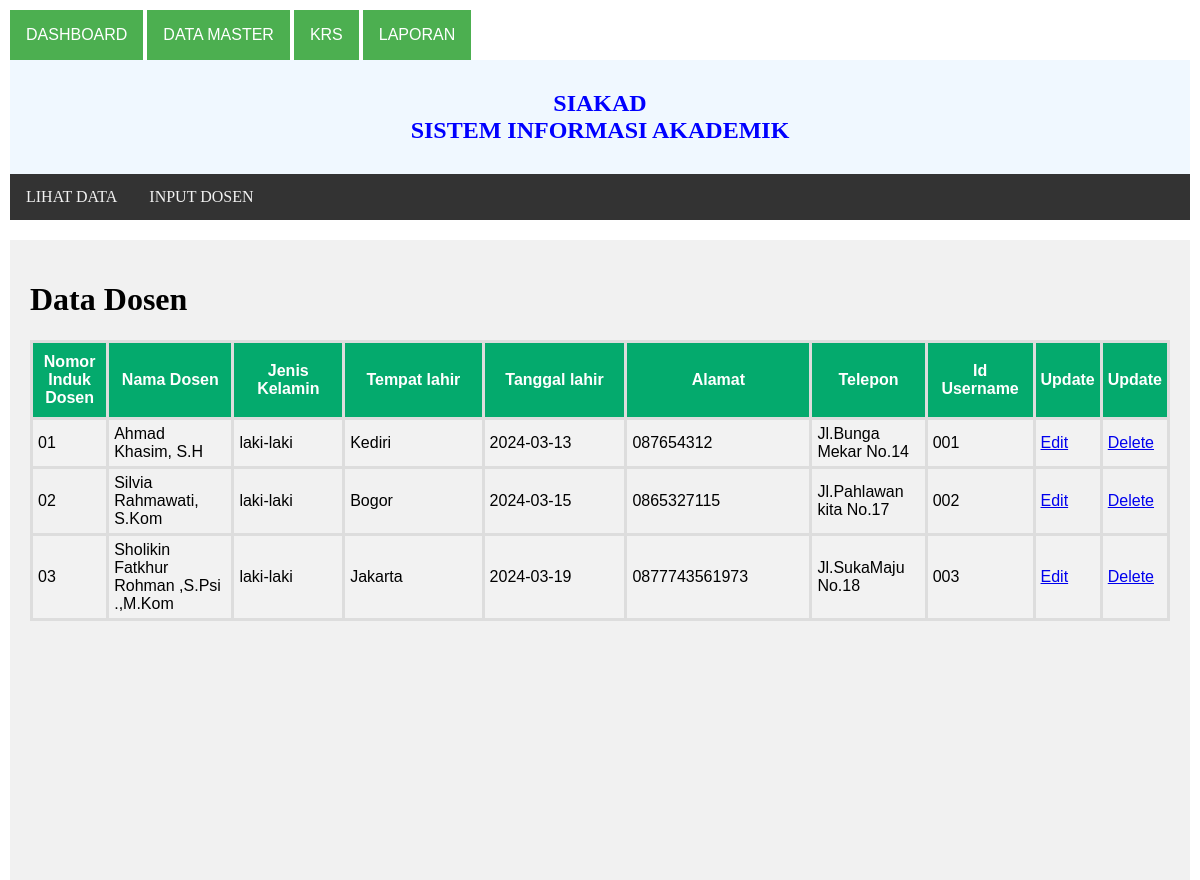
/tampil_dosen.php, run on the app's committed database.
### tables this page shows
CREATE TABLE `dosen` (
  `idDosen` varchar(100) NOT NULL,
  `namaDosen` varchar(100) NOT NULL,
  `jkDosen` varchar(100) NOT NULL,
  `tmplDosen` varchar(250) NOT NULL,
  `tgllhrDosen` date NOT NULL,
  `telpDosen` varchar(255) NOT NULL,
  `alamatDosen` varchar(100) NOT NULL,
  `idUsername` varchar(100) DEFAULT NULL
);

### tampil_dosen.php (the view, shortened to what this page needs)
<!DOCTYPE html>
<html>
<head>
</head>
<body>
<a href="INDEX.html"><button class="dropbtn">DASHBOARD</button></a>
    <div class="dropdown">
      <button class="dropbtn">DATA MASTER</button>
    </div>
    <button class="dropbtn">KRS</button>
    <button class="dropbtn">LAPORAN</button>
  <div class="header">
    <font face="verdana" size="5" color="blue">
      <b>SIAKAD <br>SISTEM INFORMASI AKADEMIK</b>
    </font>
  </div>
  <div class="topnav">
  <a href="tampil_dosen.php">LIHAT DATA</a>
    <a href="input_dosen.php">INPUT DOSEN</a>
  </div>
  <div class="leftcolumn">
    <div class="card">
    <h1>Data Dosen</h1>
<table id="customers">
  <tr>
    <th width="100">Nomor Induk Dosen</th>
    <th width="200">Nama Dosen</th>
    <th width="210">Jenis Kelamin</th>
    <th width="350">Tempat lahir</th>
    <th width="350">Tanggal lahir</th>
    <th width="350">Alamat</th>
    <th width="150">Telepon</th>
    <th width="150">Id Username</th>
    <th>Update</th>
    <th>Update</th>
  </tr>
  <?php
    include 'koneksi.php';
    $datauser = mysqli_query($kon,"select * from dosen");
    while ($tampil = mysqli_fetch_array($datauser)){
    ?>
    <tr>
        <td><?php echo $tampil ['idDosen'];?></td>
        <td><?php echo $tampil ['namaDosen'];?></td>
        <td><?php echo $tampil ['jkDosen'];?></td>
        <td><?php echo $tampil ['tmplDosen'];?></td>
        <td><?php echo $tampil ['tgllhrDosen'];?></td>
        <td><?php echo $tampil ['telpDosen'];?></td>
        <td><?php echo $tampil ['alamatDosen'];?></td>
        <td><?php echo $tampil ['idUsername'];?></td>
        <td><a href="formedit_dosen.php?iddosen=<?php echo $tampil['idDosen'];?>" onclick="return confirm('Apakah Anda Yakin?')">Edit</a></td>
        <td><a href="deletedosen.php?iddosen=<?php echo $tampil['idDosen'];?>" onclick="return confirm('Apakah Anda Yakin?')">Delete</a></td>
    </tr>
    <?php } ?>
</table>
</body>
</html>

### tampil_dosen.php (style rules this page uses)
body { margin: 10px; }
.header { background-color: aliceblue; padding: 30px; text-align: center; }
.topnav { overflow: hidden; background-color: #333; }
.topnav a { float: left; display: block; color: #f2f2f2; text-align: center; padding: 14px 16px; text-decoration: none; }
.leftcolumn { float: left; width: 100%; height: 600px; }
.card { background-color: #f1f1f1; padding: 20px; margin-top: 20px; height: 100%; }
.dropbtn { background-color: #4CAF50; color: white; padding: 16px; font-size: 16px; border: none; cursor: pointer; }
.dropdown { position: relative; display: inline-block; }
#customers { font-family: Arial, Helvetica, sans-serif; border-collapse: collapse; width: 100%; }
#customers td, #customers th { border: 3px solid #ddd; padding: 5px; }
#customers tr:nth-child(even) { background-color: #f2f2f2; }
#customers th { padding-top: 10px; padding-bottom: 10px; text-align: center; background-color: #04AA6D; color: white; }

### data on the page
dosen: idDosen "01", namaDosen "Ahmad Khasim, S.H", jkDosen "laki-laki", tmplDosen "Kediri", tgllhrDosen "2024-03-13", telpDosen "087654312", alamatDosen "Jl.Bunga Mekar No.14", idUsername "001"
dosen: idDosen "02", namaDosen "Silvia Rahmawati, S.Kom", jkDosen "laki-laki", tmplDosen "Bogor", tgllhrDosen "2024-03-15", telpDosen "0865327115", alamatDosen "Jl.Pahlawan kita No.17", idUsername "002"
dosen: idDosen "03", namaDosen "Sholikin Fatkhur Rohman ,S.Psi .,M.Kom", jkDosen "laki-laki", tmplDosen "Jakarta", tgllhrDosen "2024-03-19", telpDosen "0877743561973", alamatDosen "Jl.SukaMaju No.18", idUsername "003"
